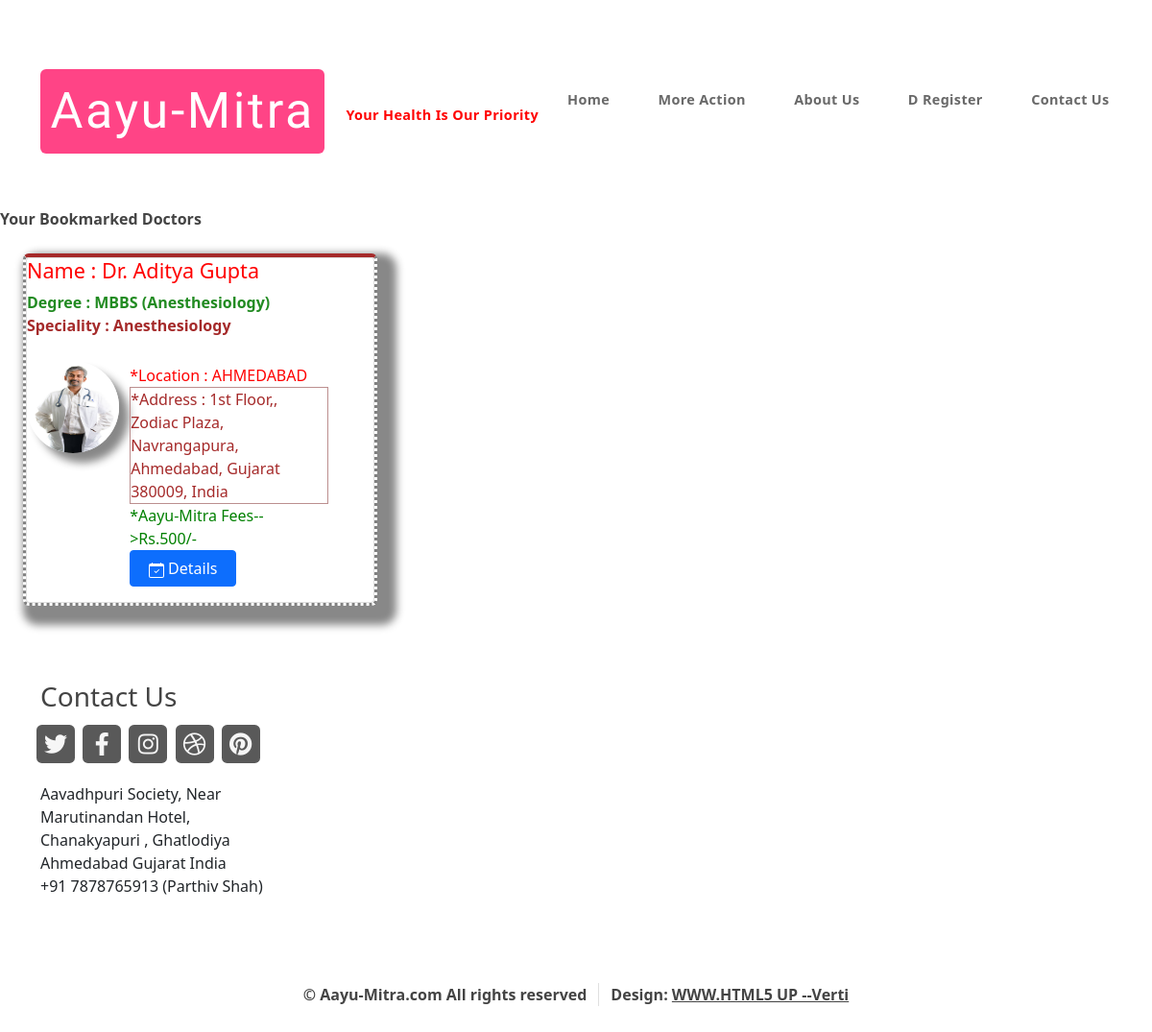
Screenshot of /my_bookmarks (signed in) with the database file from the repository.
### am/models.py (models this page shows, shortened)
class Doctor(models.Model):
    id = models.AutoField(primary_key=True)  # aa pachhi thi add karel chhe-->primary_key
    image = models.ImageField(upload_to='doctors_images', default="")
    name = models.CharField(max_length=40, null=False)
    address = models.CharField(max_length=150, null=False)
    city = models.CharField(max_length=10, null=False, default="")
    degree = models.CharField(max_length=40, null=False)
    fees = models.CharField(max_length=8, null=False)
    hospital_address = models.CharField(max_length=150, null=True)
    specializatioin = models.CharField(max_length=40, null=True)
    average_time_per_patient_minute = models.CharField(max_length=4, null=False, default="30")
    mobile_number = models.CharField(max_length=15, null=False)
    telephone_number = models.CharField(max_length=15, null=False)
    email_id = models.EmailField(max_length=30, null=False, unique=False)
    payment_number = models.CharField(max_length=15, null=False)
    emergency_charge = models.CharField(max_length=15, null=False)
    achievements = models.CharField(max_length=300, null=True)
    username = models.CharField(max_length=18, null=False, unique=True)
    password = models.CharField(max_length=14, null=False, unique=False)
    bookmark = models.ManyToManyField(User , related_name='bookmark' , blank=True)
    clinic_active_status = models.BooleanField(default=True , null=False)

### am/views.py (the view)
# urls.py: path("my_bookmarks" , views.my_bookmarks , name = "my_bookmarks"),
@ login_required
def my_bookmarks(request):
    bookmarks = Doctor.objects.filter(bookmark=request.user)
    params = {'bookmarks' : bookmarks}
    return render(request , 'my_bookmarks.html' , params)

### am/templates/my_bookmarks.html (shortened to what this page needs)
{% extends 'base.html' %}
{% load static %}
{% block meta-tags %}
    <link href="https://cdn.jsdelivr.net/npm/bootstrap@5.0.0-beta3/dist/css/bootstrap.min.css" rel="stylesheet">
{% endblock %}
{% block body %}
<b> Your Bookmarked Doctors </b>
{% for i in bookmarks %}
 <div class="flex_container">
  <div class="item">
        <section class="box feature d_card">
          <div class="card" style="max-width: 540px;">
             <h2 style="color:red;">Name : {{ i.name }}</h2>
            <b style="color:forestgreen;">Degree : {{ i.degree }}</b>
            <b style="color:brown;">Speciality : {{ i.specializatioin }}</b>
            <div class="row g-1">
              <div class="col-md-3">
                <img src='/media/{{ i.image }}' class="card-img" alt="..." height="160px">
              </div>
              <div class="col-md-8">
                <div class="card-body">
                  <p class="card-text" style="color:red">*Location : {{ i.city }} </p>
                  <p class="card-text" style="color:brown; border: 1px solid rosybrown;">*Address : {{ i.address }} </p>
                  <p class="card-text" style="color:green;">*Aayu-Mitra Fees-->Rs.{{ i.fees }}/- </p>
                  <a href="consolt_view/{{i.id}}"><button type="button" class="btn btn-primary consolt_button">
                      Details
                    </button>
                  </a>
                </div>
              </div>
            </div>
          </div>
        </section>
  </div>
  </div>
   {% endfor %}
{% endblock %}

### am/static/css/main.css (style rules this page uses)
html, body, div, span, applet, object, iframe, h1, h2, h3, h4, h5, h6, p, blockquote, pre, a, abbr, acronym, address, big, cite, code, del, dfn, em, img, ins, kbd, q, s, samp, small, strike, strong, sub, sup, tt, var, b, u, i, center, dl, dt, dd, ol, ul, li, fieldset, form, label, legend, table, caption, tbody, tfoot, thead, tr, th, td, article, aside, canvas, details, embed, figure, figcaption, footer, header, hgroup, menu, nav, output, ruby, section, summary, time, mark, audio, video { margin: 0; padding: 0; border: 0; font-size: 100%; font: inherit; vertical-align: baseline; }
article, aside, details, figcaption, figure, footer, header, hgroup, menu, nav, section { display: block; }
body { line-height: 1; }
body { -webkit-text-size-adjust: none; }
html { box-sizing: border-box; }
*, *:before, *:after { box-sizing: inherit; }
body { background-color: #f7f7f7; background-position: top left, top left; background-repeat: repeat-x, repeat; background-size: 100% 30em, auto; font-family: 'Open Sans', sans-serif; font-size: 13pt; color: #696969; font-weight: 300; line-height: 2.25em; }
a { color: #0090c5; text-decoration: underline; }
h1, h2, h3, h4, h5, h6 { color: #444; font-weight: 800; }
h2 { font-size: 2.25em; margin: 0 0 1.1em 0; line-height: 1em; }
b, strong { font-weight: 600; color: #444; }
p, ul, ol, dl, table { margin-bottom: 2em; }
.row { display: flex; flex-wrap: wrap; box-sizing: border-box; align-items: stretch; }
.row > * { box-sizing: border-box; }
.row { margin-top: -40px; margin-left: -40px; }
.row > * { padding: 40px 0 0 40px; }
@media screen and (max-width: 1680px) { .row { display: flex; flex-wrap: wrap; box-sizing: border-box; align-items: stretch; } }
@media screen and (max-width: 1680px) { .row > * { box-sizing: border-box; } }
@media screen and (max-width: 1680px) { .row { margin-top: -40px; margin-left: -40px; } }
@media screen and (max-width: 1680px) { .row > * { padding: 40px 0 0 40px; } }
@media screen and (max-width: 1280px) { .row { display: flex; flex-wrap: wrap; box-sizing: border-box; align-items: stretch; } }
@media screen and (max-width: 1280px) { .row > * { box-sizing: border-box; } }
@media screen and (max-width: 1280px) { .row { margin-top: -25px; margin-left: -25px; } }
@media screen and (max-width: 1280px) { .row > * { padding: 25px 0 0 25px; } }
section, article { margin-bottom: 5em; }
section > :last-child, article > :last-child, section:last-child, article:last-child { margin-bottom: 0; }
input[type="button"], input[type="submit"], input[type="reset"], button, .button { -moz-transition: background-color .25s ease-in-out; -webkit-transition: background-color .25s ease-in-out; -ms-transition: background-color .25s ease-in-out; transition: background-color .25s ease-in-out; -webkit-appearance: none; position: relative; display: inline-block; background: #0090c5; color: #fff; text-decoration: none; border-radius: 6px; font-weight: 800; outline: 0; border: 0; cursor: pointer; font-size: 1.35em; padding: 0.6em 1.5em; }
.box { background: #fff; border-radius: 6px; box-shadow: 0px 3px 0px 0px rgba(0, 0, 0, 0.05); padding: 2em; }
.box.feature { padding: 0; }
.box.feature h2 { font-size: 1.35em; }
.box.feature p { margin: 0; }
@media screen and (max-width: 1680px) { body, input, select, textarea { font-size: 12pt; } }
@media screen and (max-width: 1280px) { body, input, select, textarea { font-size: 11pt; } }

### am/templates/my_bookmarks.html (style rules this page uses)
.card-img { box-shadow: 10px 10px 8px #888888; border: 5px; border-radius: 50%; width: 6rem; height: 6rem; }
.card-body { padding-top:3px; }
.consolt_button { width: 111px; }
.d_card { border: 3px dotted grey; border-top: 4px solid brown; box-shadow: 10px 10px 8px 10px #888888; }
.flex_container { display: flex; flex-direction: row; flex-wrap: wrap; justify-content: space-between; padding: 2%; }
.item { flex: 0 32%; height: 240px; margin-bottom: 60px; }

### rows the page displays
Doctor: name "Dr. Aditya Gupta", degree "MBBS (Anesthesiology)", specializatioin "Anesthesiology", image (picture), city "AHMEDABAD", address "1st Floor,, Zodiac Plaza, Navrangapura, Ahmedabad, Gujarat 380009, India", fees "500"
